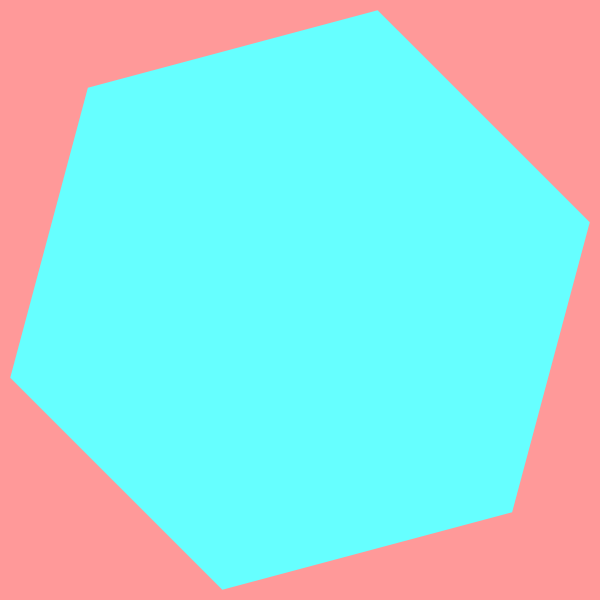
Frame 1 (no input)
Frame 60 (no input): identical to frame 1, image omitted
Frame 120 (the mouse pressed at the canvas centre since frame 60): blank canvas, image omitted

The p5.js sketch that drew this single still picture (run headless with seeded random() and noise() and a simulated clock; from frame 60 on, the mouse is pressed at the canvas centre):

// p5.js sketch
// ── sketch.js
/**
 * This sketch demonstrates how you can think of a PVector
 * as representing a line from the center of a shape to one
 * of its vertices. You can use this idea to more easily draw
 * shapes with rotational symmetry. 
 * 
 * Instructions: 
 *   Press the UP and DOWN arrows to change the number of vertices.
 *   SPACE switches from polygon to star mode
 *   MouseX position will determine the outer 'radius' of the shape
 *   MouseY position will determine the inner 'radius' if in star mode.
 */

let vx;
let isPolygonMode = true;
let numEdges = 6;
let angle;
let outerRadius;
let innerRadius;

function setup() {
  createCanvas(600, 600);
  colorMode(HSB, 360, 1, 1, 1);
  noStroke();
}

function draw() {
  // Calculate a pleasing fill / bg combination based on 
  // the current mouse position.
  let hBg = map(mouseX, 0, width, 0, 360);
  let hFill = (hBg + 180) % 360;
  let sBg = map(mouseY, 0, height, 0.4, 0.6);
  let sFill = 1.0 - sBg;

  background(hBg, sBg, 1.0);
  fill(hFill, sFill, 1.0);

  // Figure out the angle from center of the screen to mouse position
  let rot = atan2(mouseY - height / 2, mouseX - width / 2);

  translate(width / 2, height / 2);
  rotate(rot);

  if (isPolygonMode) {
    drawPolygon();
  } else {
    drawStar();
  }
}

function drawPolygon() {
  angle = 360 / numEdges;
  outerRadius = abs(mouseX - width / 2);

  vx = createVector(outerRadius, 0);

  beginShape();
  for (let i = 0; i < numEdges; i++) {
    vertex(vx.x, vx.y);
    vx.rotate(radians(angle));
  }
  endShape(CLOSE);
}

function drawStar() {
  angle = radians(180 / numEdges);
  outerRadius = abs(mouseX - width / 2);
  innerRadius = abs(mouseY - height / 2);

  vx = createVector(outerRadius, 0);

  beginShape();
  for (let i = 0; i < numEdges; i++) {
    vx.setMag(outerRadius);
    vertex(vx.x, vx.y);
    vx.rotate(angle);
    vx.setMag(innerRadius);
    vertex(vx.x, vx.y);
    vx.rotate(angle);
  }
  endShape(CLOSE);

}

function keyPressed() {
  if (keyCode == UP_ARROW){
    numEdges += 1;
  } else if (keyCode == DOWN_ARROW){
    numEdges -= 1;
  } else if (key == ' ') {
    isPolygonMode = !isPolygonMode;
  }
  
  return false;
}
